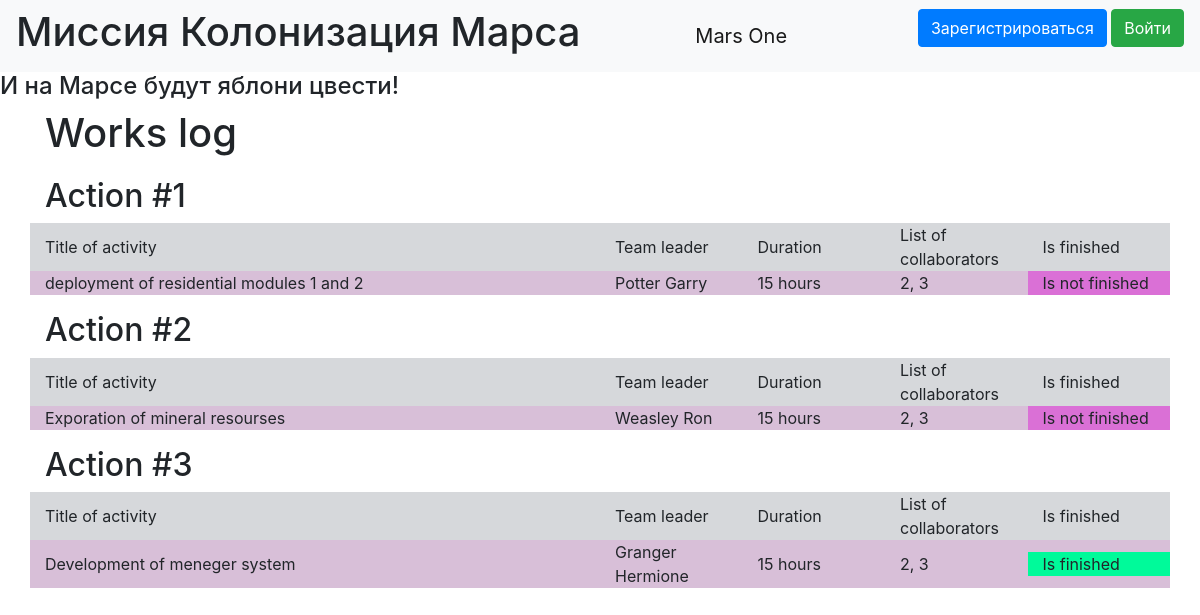
Before: / with the older database file.
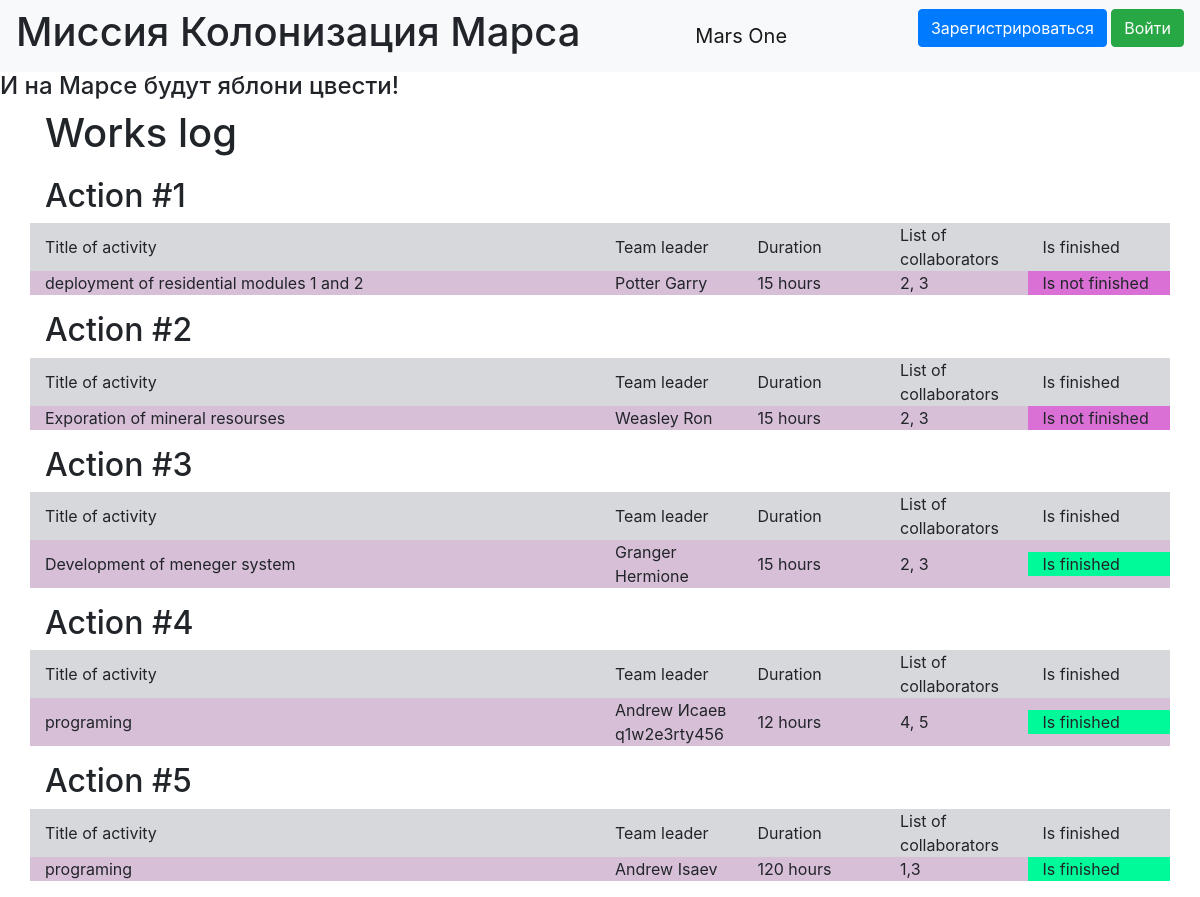
After: the same page with the newer database file.
### data/jobs.py (models this page shows)
class Jobs(SqlAlchemyBase):
    __tablename__ = "jobs"
    id = sqlalchemy.Column(sqlalchemy.Integer, primary_key=True, autoincrement=True)
    team_leader = sqlalchemy.Column(sqlalchemy.Integer, sqlalchemy.ForeignKey("users.id"))
    job = sqlalchemy.Column(sqlalchemy.String)
    work_size = sqlalchemy.Column(sqlalchemy.Integer)
    collaborators = sqlalchemy.Column(sqlalchemy.String)
    start_date = sqlalchemy.Column(sqlalchemy.DateTime)
    end_date = sqlalchemy.Column(sqlalchemy.DateTime)
    is_finished = sqlalchemy.Column(sqlalchemy.Boolean)
    user = orm.relation('User')

### data/users.py (models this page shows, shortened)
class User(SqlAlchemyBase, UserMixin):
    __tablename__ = 'users'
    id = sqlalchemy.Column(sqlalchemy.Integer,
                           primary_key=True, autoincrement=True)
    surname = sqlalchemy.Column(sqlalchemy.String, nullable=True)
    name = sqlalchemy.Column(sqlalchemy.String, nullable=True)
    age = sqlalchemy.Column(sqlalchemy.Integer, nullable=True)
    position = sqlalchemy.Column(sqlalchemy.String, nullable=True)
    speciality = sqlalchemy.Column(sqlalchemy.String, nullable=True)
    address = sqlalchemy.Column(sqlalchemy.String, nullable=True)
    email = sqlalchemy.Column(sqlalchemy.String,
                              index=True, unique=True, nullable=True)
    hashed_password = sqlalchemy.Column(sqlalchemy.String, nullable=True)
    modified_date = sqlalchemy.Column(sqlalchemy.DateTime,
                                      default=datetime.datetime.now)
    jobs = orm.relation("Jobs", back_populates='user')

### main.py (the view)
@app.route('/')
def main():
    db_sess = db_session.create_session()
    jobs = db_sess.query(Jobs).all()
    us = db_sess.query(User).all()
    return render_template("works.html", jobs=jobs, user=us)

### data/db_session.py (called while the page is built)
def create_session() -> Session:
    global __factory
    return __factory()

### templates/works.html (shortened to what this page needs)
{% extends "base.html" %}
{% block content %}
<h1 xmlns="http://www.w3.org/1999/html">Works log</h1>
<div class="item">
{% for item in jobs%}
<h2>Action #{{item.id}}</h2>
    <div class="table">
    <div class="row table-secondary align-items-center">
                <div class="col-6">
                Title of activity
                </div>
                <div class="col">
                Team leader
            </div>
            <div class="col">
                Duration
            </div>
                        <div class="col">
                List of collaborators
            </div>
         <div class="col">
                Is finished
            </div>
    </div>
<div class="row table-secondary align-items-center purple">
    <div class="col-6">
        {{item.job}}
    </div>
    <div class="col">
        {% set b = user[loop.index]%}
        {{b.name + " " + b.surname}}
    </div>
    <div class="col">
        {{item.work_size}} hours
    </div>
    <div class="col">
        {{item.collaborators}}
    </div>
    {%if item.is_finished %}
    <div class="col not-purple-1">
        Is finished
    </div>
    {%else%}
    <div class="col not-purple">
        Is not finished
    </div>
    {%endif%}
</div>
    </div>
{% endfor %}
</div>
{% endblock %}

### templates/base.html (shortened to what this page needs)
<!DOCTYPE html>
<html lang="en">
<head>
    <link rel="stylesheet"
          href="https://stackpath.bootstrapcdn.com/bootstrap/4.4.1/css/bootstrap.min.css"
>
    <link rel="stylesheet" style="text/css" href="../static/css/style.css">
    </head>
<body>
<header>
    <nav class="navbar navbar-light bg-light">
        <h1>Миссия Колонизация Марса</h1>
        <a class="navbar-brand" href="#">Mars One</a>
        {% if current_user.is_authenticated %}
    <a class="navbar-brand" href="/logout">{{ current_user.name }}</a>
{% else %}
    <p>
        <a class="btn btn-primary " href="/register">Зарегистрироваться</a>
        <a class="btn btn-success" href="/login">Войти</a>
    </p>
{% endif %}
    </nav>
</header>
<h4>И на Марсе будут яблони цвести!</h4>
    <main role="main" class="container">
        {% block content %}{% endblock %}
    </main>
</body>
</html>

### static/css/style.css (style rules this page uses)
.item { margin-top: 10px; padding-top: 10px; $table-cell-padding-y: .5rem; }
.purple { background-color:#D8BFD8; }
.not-purple { background-color: #DA70D6; }
.not-purple-1 { background-color: #00FA9A; }

Changed rows visible on the page:
added Jobs: id "4", job "programing", work_size "12", collaborators "4, 5", is_finished "Is finished"
now on this page (row unchanged): User: name+surname "Andrew Исаев q1w2e3rty456"
added Jobs: id "5", job "programing", work_size "120", collaborators "1,3", is_finished "Is finished"
now on this page (row unchanged): User: name+surname "Andrew Isaev"
